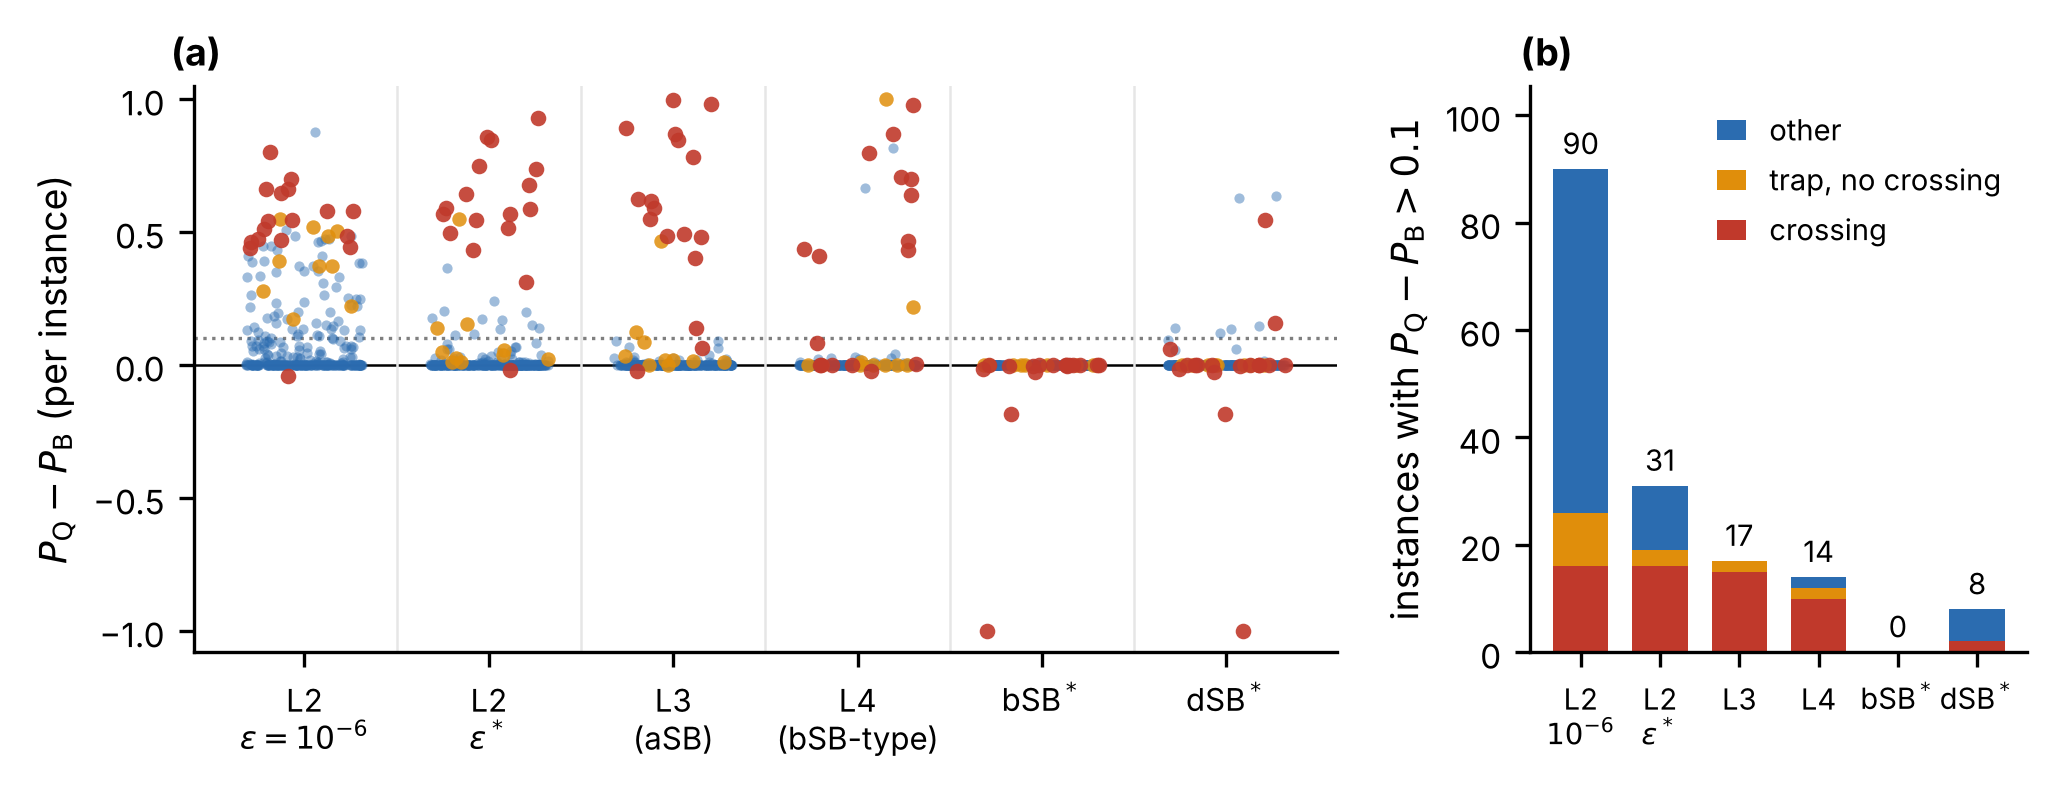

Write Python code to recreate this figure.
"""MSBQA paper 1, Fig. 2 (v16 layout): quantum vs classical baselines, per instance, n = 4 test set (G4 0-299).
Replaces the five scatter panels of fig2_who_wins.py (all points piled up at P_Q ~ 1) by one strip plot of the
per-instance advantage P_Q - P_B for the six baselines, plus the class-resolved counts with P_Q - P_B > 0.1.
Same inputs and numbers as fig2_who_wins.py. Run from msbqa_phase1/:
    python paper1_figs/fig2_who_wins_v16.py
Writes paper1_figs/fig2_who_wins_v16.pdf / .png and fig2_who_wins_v16_numbers.txt.
"""
import numpy as np

import p1common as pc

say = pc.Numbers("fig2_who_wins_v16")
df = pc.load_1b()
Q = df["Q_weyl"]
BASE = [(pc.C_L2G_GOTO, "L2\n" + r"$\varepsilon=10^{-6}$"),
        (pc.C_L2G, "L2\n" + r"$\varepsilon^*$"),
        (pc.C_L3, "L3\n(aSB)"),
        (pc.C_L4, "L4\n(bSB-type)"),
        (pc.C_BSB, r"bSB$^*$"),
        (pc.C_DSB, r"dSB$^*$")]
ORDER = ("other", "trap, no crossing", "crossing")          # drawing order: crossings on top

say(f"test instances: {len(df)};  classes: " + ", ".join(f"{k} {v}" for k, v in df.cls.value_counts().items()))
counts = {}
for col, _ in BASE:
    d = Q - df[col]
    counts[col] = {k: int(((d > 0.1) & (df.cls == k)).sum()) for k in ORDER}
    say(f"{col:45s} Q-B>0.1: {int((d > 0.1).sum()):3d} [crossing {counts[col]['crossing']}, trap-no-cross "
        f"{counts[col]['trap, no crossing']}, other {counts[col]['other']}] | B-Q>0.02: {int((d < -0.02).sum()):3d} "
        f"| min(Q-B) {d.min():+.3f}")

plt = pc.setup_mpl()
fig, (a, b) = plt.subplots(1, 2, figsize=(7.0, 2.7), gridspec_kw=dict(width_ratios=[2.3, 1.0]))
rng = np.random.default_rng(2)
x0 = np.arange(len(BASE))
for xi, (col, _) in zip(x0, BASE):
    d = (Q - df[col]).values
    jit = rng.uniform(-0.32, 0.32, len(d))
    for k in ORDER:
        m = (df.cls == k).values
        st = pc.CLS_STYLE[k]
        a.scatter(xi + jit[m], d[m], s=st["s"], c=st["c"], alpha=st["alpha"], lw=0, zorder=st["z"],
                  label=k if xi == 0 else None)
a.axhline(0.0, c="k", lw=0.6, zorder=0)
a.axhline(0.1, c=pc.GREY, ls=":", lw=0.8, zorder=0)
a.set_xticks(x0)
a.set_xticklabels([lab for _, lab in BASE], fontsize=7.5)
a.set_xlim(-0.6, len(BASE) - 0.4)
a.set_ylim(-1.08, 1.05)
a.set_ylabel(r"$P_{\rm Q}-P_{\rm B}$ (per instance)")
for xi in x0[:-1]:
    a.axvline(xi + 0.5, c="0.9", lw=0.6, zorder=0)

labs = ["L2\n" + r"$10^{-6}$", "L2\n" + r"$\varepsilon^*$", "L3", "L4", r"bSB$^*$", r"dSB$^*$"]
bottom = np.zeros(len(BASE))
for k in ("crossing", "trap, no crossing", "other"):
    v = np.array([counts[col][k] for col, _ in BASE])
    b.bar(x0, v, bottom=bottom, color=pc.CLS_STYLE[k]["c"], width=0.7, label=k)
    bottom += v
for xi, tot in zip(x0, bottom):
    b.text(xi, tot + 1.5, f"{int(tot)}", ha="center", va="bottom", fontsize=7)
b.set_xticks(x0)
b.set_xticklabels(labs, fontsize=7)
b.set_ylabel(r"instances with $P_{\rm Q}-P_{\rm B}>0.1$")
b.set_ylim(0, max(bottom) * 1.15 + 2)
h, l = b.get_legend_handles_labels()
b.legend(h[::-1], l[::-1], loc="upper right", frameon=False, fontsize=7, handlelength=1.0)
pc.panel_labels([a, b])
fig.tight_layout(w_pad=1.2)
pc.save(fig, "fig2_who_wins_v16")
say.write()
